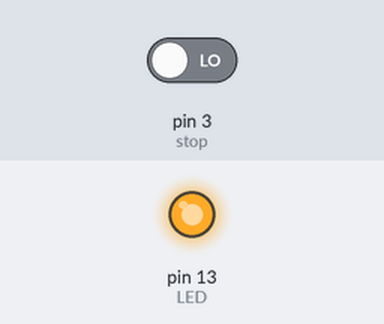
A sketch run on a simulated Arduino Uno, built with avr-gcc and run on an emulated ATmega328P. On the bench: output pins drawn as LEDs (lit = HIGH). The inputs (shaded band) are chosen by the test bench; at power-on: pin 3 (stop) LOW.

Above: at 1.6 s.
At 3.6 s:
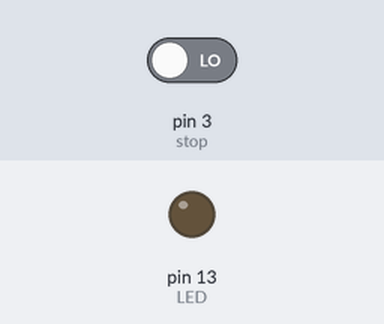
Timing chart, 0 to 5.1 s (numbered marks = the images above):
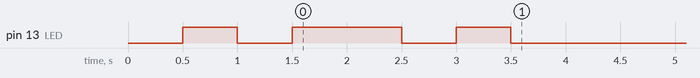

The sketch:

Synth_interrupt.ino
```cpp
const byte stop = 3;   //int

const byte LED = 13; //Ledpin

volatile bool start = false; //intr
volatile unsigned long vorigeStop  = 0;
const unsigned long debounce = 200;

void setup() {
  attachInterrupt(digitalPinToInterrupt(stop),stopISR,RISING); //intr
  pinMode(3,INPUT);
  pinMode(13,OUTPUT);

  LEDSeq(); //visu
}

void loop() {
  if (start) {
    digitalWrite(13,1);
} else {
    digitalWrite(13,0);

  }
}


void stopISR() { //intr
  unsigned long time = millis();

  // Debounce
  if (time - vorigeStop > debounce) {
    start = !start;  //start-sto
    vorigeStop = time;
  }
}

void LEDSeq() { //visu

digitalWrite(LED,LOW);
delay(500);
digitalWrite(LED,HIGH);
delay(500);
digitalWrite(LED,LOW);
delay(500);
digitalWrite(LED,HIGH);
delay(1000);
digitalWrite(LED,LOW);
delay(500);
digitalWrite(LED,HIGH);
delay(500);
digitalWrite(LED,LOW);
}
```
